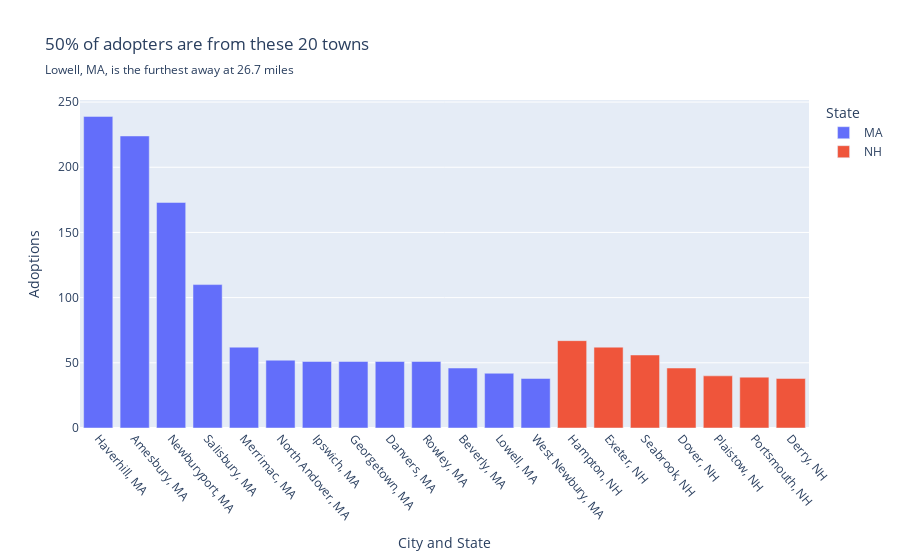

Notebook source saved alongside this figure:
### Code cell
adopt_where = px.bar(
       adopt_counts[:20], 
       x="City and State", 
       y="Adoptions",
       title = "50% of adopters are from these 20 towns",
       subtitle="Lowell, MA, is the furthest away at 26.7 miles",
       color="State")
adopt_where.update_xaxes(
       tickangle=50
)

adopt_where.show()

### Figure 1 — Plotly figure (JSON) as saved in the notebook; plotly's stock layout.template omitted (floating-point values rounded to 4 significant figures)
{"data": [{"hovertemplate": "State=MA<br>City and State=%{x}<br>Adoptions=%{y}<extra></extra>", "legendgroup": "MA", "marker": {"color": "#636efa", "pattern": {"shape": ""}}, "name": "MA", "orientation": "v", "showlegend": true, "textposition": "auto", "type": "bar", "x": ["Haverhill, MA", "Amesbury, MA", "Newburyport, MA", "Salisbury, MA", "Merrimac, MA", "North Andover, MA", "Ipswich, MA", "Georgetown, MA", "Danvers, MA", "Rowley, MA", "Beverly, MA", "Lowell, MA", "West Newbury, MA"], "xaxis": "x", "y": [239, 224, 173, 110, 62, 52, 51, 51, 51, 51, 46, 42, 38], "yaxis": "y"}, {"hovertemplate": "State=NH<br>City and State=%{x}<br>Adoptions=%{y}<extra></extra>", "legendgroup": "NH", "marker": {"color": "#EF553B", "pattern": {"shape": ""}}, "name": "NH", "orientation": "v", "showlegend": true, "textposition": "auto", "type": "bar", "x": ["Hampton, NH", "Exeter, NH", "Seabrook, NH", "Dover, NH", "Plaistow, NH", "Portsmouth, NH", "Derry, NH"], "xaxis": "x", "y": [67, 62, 56, 46, 40, 39, 38], "yaxis": "y"}], "layout": {"barmode": "relative", "legend": {"title": {"text": "State"}, "tracegroupgap": 0}, "title": {"subtitle": {"text": "Lowell, MA, is the furthest away at 26.7 miles"}, "text": "50% of adopters are from these 20 towns"}, "xaxis": {"anchor": "y", "domain": [0, 1], "tickangle": 50, "title": {"text": "City and State"}}, "yaxis": {"anchor": "x", "domain": [0, 1], "title": {"text": "Adoptions"}}}}
